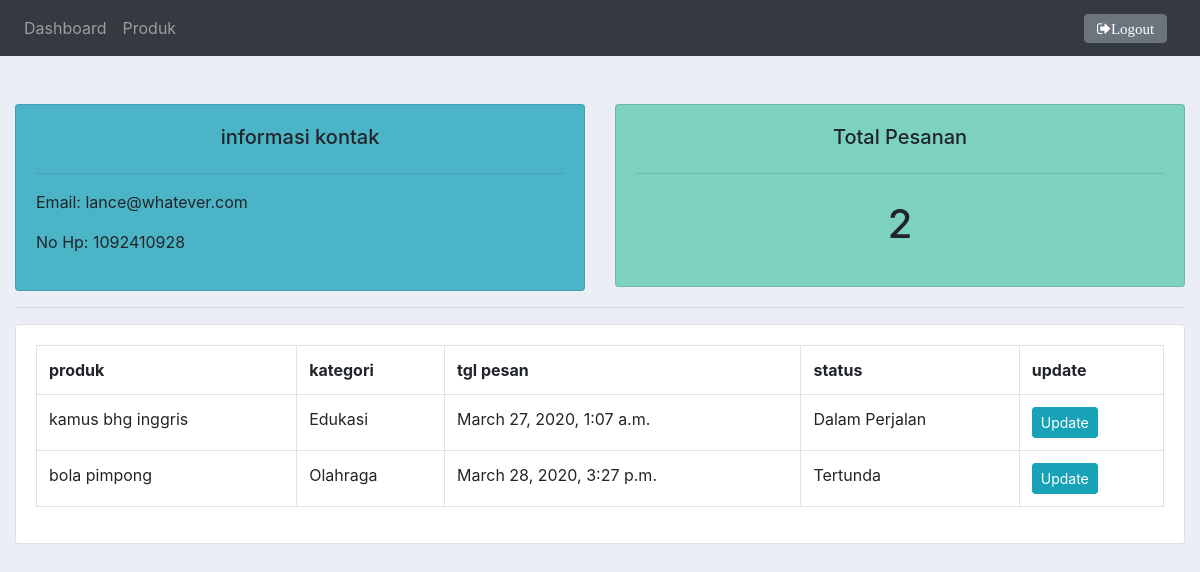
Screenshot of /pelanggan/6/ (signed in) with the database file from the repository.
### crm/models.py (models this page shows, shortened)
class Pelanggan(models.Model):
    nama = models.CharField(max_length=100, null=True )
    no_hp = models.CharField(max_length=100, null=True)
    email = models.CharField(max_length=100, null=True)
    date_created = models.DateTimeField(auto_now_add=True, null= True)

class Pesanan(models.Model):
    STATUS = (
        ('Tertunda', 'Tertunda'),
        ('Terkirim', 'Terkirim'),
        ('Dalam Perjalan', 'Dalam Perjalan'),
    )
    pelanggan = models.ForeignKey (Pelanggan, null=True, on_delete=models.SET_NULL)
    produk = models.ForeignKey (Produk, null= True, on_delete=models.SET_NULL)
    date_created = models.DateTimeField (auto_now_add=True, null=True)
    status = models.CharField(max_length=20, null=True, choices=STATUS)

class Produk(models.Model):
    KATEGORI = (
        ('Olahraga', 'Olahraga'),
        ('Edukasi', 'Edukasi'),
        ('Hiburan','Hiburan'),
    )
    nama = models.CharField(max_length=50, null=True)
    harga = models.FloatField(null=True)
    kategori = models.CharField(max_length=20, null=True, choices=KATEGORI)
    deskripsi = models.CharField(max_length=20, null=True, blank=True)
    date_created = models.DateTimeField(auto_now_add=True,null=True)
    def __str__(self):
        return self.nama

### crm/views.py (the view)
# urls.py: path('pelanggan/<int:id>/', views.pelanggan, name='pelanggan'),
@login_required
def pelanggan(request, id):
    pelanggan = Pelanggan.objects.get(id=id)
    pesanan = pelanggan.pesanan_set.all()
    pesanan_count = pesanan.count()
    context = {'pelanggan':pelanggan, 'pesanan': pesanan,'pesanan_count': pesanan_count}
    return render (request, 'crm/pelanggan.html', context)

### crm/templates/crm/pelanggan.html
{% extends 'crm/main.html'%}
{% block content%}
<br>
<div class="row">
    <div class="col-md">
        <div class="card card-body" id="total-orders">
            <h5 style="text-align: center;">informasi kontak</h5>
            <hr>
            <p>Email: {{pelanggan.email}}</p>
            <p>No Hp: {{pelanggan.no_hp}}</p>
        </div>
    </div>
    <div class="col-md">
        <div class="card card-body" id='orders-pending'>
            <h5 style="text-align: center;">Total Pesanan</h5>
            <hr>
			<h1 style="text-align: center;padding: 10px">{{pesanan_count}}</h1>
        </div>
    </div>
</div>
<hr>
<div class="row">
    <div class="col-md">
        <div class="card card-body">
            <table class="table table-bordered table-hover">
                <tr>
                    <th>produk</th>
                    <th>kategori</th>
                    <th>tgl pesan</th>
                    <th>status</th>
                    <th>update</th>
                </tr>
                {% for pesanan in pesanan %}
                <tr>
                    <td>{{pesanan.produk}}</td>
                    <td>{{pesanan.produk.kategori}}</td>
                    <td>{{pesanan.date_created}}</td>
                    <td>{{pesanan.status}}</td>
                    <td><a class="btn btn-sm btn-info" href="{% url 'update_pesanan' pesanan.id %}">Update</a></td>
                </tr>
                {% endfor%}
            </table>
        </div>
    </div>
</div>
{% endblock content%}

### static/css/main.css (style rules this page uses)
body { background-color: #ebeff5; }
#total-orders { background-color: #4cb4c7; }
#orders-pending { background-color: #7CD1C0; }

### rows the page displays
Pelanggan: email "lance@whatever.com", no_hp "1092410928"
Pesanan: produk "kamus bhg inggris", produk.kategori "Edukasi", date_created "March 27, 2020, 1:07 a.m.", status "Dalam Perjalan"
Pesanan: produk "bola pimpong", produk.kategori "Olahraga", date_created "March 28, 2020, 3:27 p.m.", status "Tertunda"

### other values shown
{{ pesanan_count }} "2"
